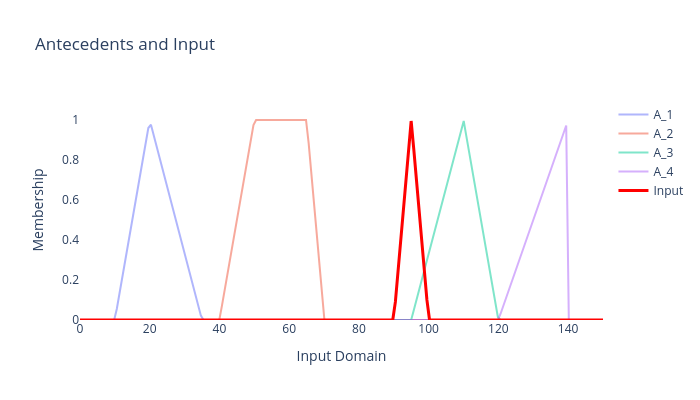
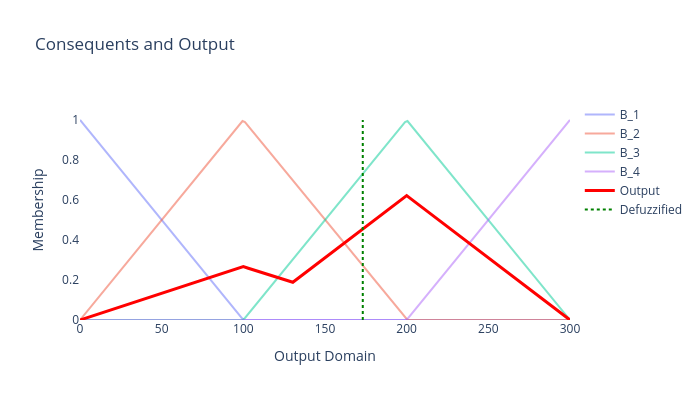

Source (notebook cell) for these figures, in order:
### Code cell
from pathlib import Path

save_dir = Path(".")

figs_ant, fig_cons = plot_results(rule_base_1d, input_list_1d, output_1d, U_1d, y_crisp_1d)

figs_ant[0].write_image(save_dir / "antecedents_input.pdf")
fig_cons.write_image(save_dir / "consequents_output.pdf")
print("Saved: antecedents_input.pdf, consequents_output.pdf")

### Figure 1 — Plotly figure (JSON) as saved in the notebook; plotly's stock layout.template omitted (floating-point values rounded to 4 significant figures; data arrays with more than 128 entries replaced by an {"elided": "..."} marker saying what was removed)
{"data": [{"line": {"width": 2}, "mode": "lines", "name": "A_1", "opacity": 0.5, "type": "scatter", "x": {"elided": "200 float values"}, "y": {"elided": "200 float values"}}, {"line": {"width": 2}, "mode": "lines", "name": "A_2", "opacity": 0.5, "type": "scatter", "x": {"elided": "200 float values"}, "y": {"elided": "200 float values"}}, {"line": {"width": 2}, "mode": "lines", "name": "A_3", "opacity": 0.5, "type": "scatter", "x": {"elided": "200 float values"}, "y": {"elided": "200 float values"}}, {"line": {"width": 2}, "mode": "lines", "name": "A_4", "opacity": 0.5, "type": "scatter", "x": {"elided": "200 float values"}, "y": {"elided": "200 float values"}}, {"line": {"color": "red", "width": 3}, "mode": "lines", "name": "Input", "type": "scatter", "x": {"elided": "200 float values"}, "y": {"elided": "200 float values"}}], "layout": {"height": 400, "paper_bgcolor": "white", "plot_bgcolor": "white", "showlegend": true, "title": {"text": "Antecedents and Input"}, "width": 700, "xaxis": {"showgrid": false, "title": {"text": "Input Domain"}, "zeroline": false}, "yaxis": {"range": [0, 1.1], "showgrid": false, "title": {"text": "Membership"}, "zeroline": false}}}

### Figure 2 — Plotly figure (JSON) as saved in the notebook; plotly's stock layout.template omitted (floating-point values rounded to 4 significant figures; data arrays with more than 128 entries replaced by an {"elided": "..."} marker saying what was removed)
{"data": [{"line": {"width": 2}, "mode": "lines", "name": "B_1", "opacity": 0.5, "type": "scatter", "x": {"elided": "200 float values"}, "y": {"elided": "200 float values"}}, {"line": {"width": 2}, "mode": "lines", "name": "B_2", "opacity": 0.5, "type": "scatter", "x": {"elided": "200 float values"}, "y": {"elided": "200 float values"}}, {"line": {"width": 2}, "mode": "lines", "name": "B_3", "opacity": 0.5, "type": "scatter", "x": {"elided": "200 float values"}, "y": {"elided": "200 float values"}}, {"line": {"width": 2}, "mode": "lines", "name": "B_4", "opacity": 0.5, "type": "scatter", "x": {"elided": "200 float values"}, "y": {"elided": "200 float values"}}, {"line": {"color": "red", "width": 3}, "mode": "lines", "name": "Output", "type": "scatter", "x": [0.0, 3.03, 6.061, 9.091, 12.12, 15.15, 18.18, 21.21, 24.24, 27.27, 30.3, 33.33, 36.36, 39.39, 42.42, 45.45, 48.48, 51.52, 54.55, 57.58, 60.61, 63.64, 66.67, 69.7, 72.73, 75.76, 78.79, 81.82, 84.85, 87.88, 90.91, 93.94, 96.97, 100.0, 103.0, 106.1, 109.1, 112.1, 115.2, 118.2, 121.2, 124.2, 127.3, 130.3, 133.3, 136.4, 139.4, 142.4, 145.5, 148.5, 151.5, 154.5, 157.6, 160.6, 163.6, 166.7, 169.7, 172.7, 175.8, 178.8, 181.8, 184.8, 187.9, 190.9, 193.9, 197.0, 200.0, 203.0, 206.1, 209.1, 212.1, 215.2, 218.2, 221.2, 224.2, 227.3, 230.3, 233.3, 236.4, 239.4, 242.4, 245.5, 248.5, 251.5, 254.5, 257.6, 260.6, 263.6, 266.7, 269.7, 272.7, 275.8, 278.8, 281.8, 284.8, 287.9, 290.9, 293.9, 297.0, 300.0], "y": [0.0, 0.008081, 0.01616, 0.02424, 0.03232, 0.0404, 0.04848, 0.05657, 0.06465, 0.07273, 0.08081, 0.08889, 0.09697, 0.1051, 0.1131, 0.1212, 0.1293, 0.1374, 0.1455, 0.1535, 0.1616, 0.1697, 0.1778, 0.1859, 0.1939, 0.202, 0.2101, 0.2182, 0.2263, 0.2343, 0.2424, 0.2505, 0.2586, 0.2667, 0.2586, 0.2505, 0.2424, 0.2343, 0.2263, 0.2182, 0.2101, 0.202, 0.1939, 0.1886, 0.2074, 0.2263, 0.2451, 0.264, 0.2828, 0.3017, 0.3205, 0.3394, 0.3582, 0.3771, 0.396, 0.4148, 0.4337, 0.4525, 0.4714, 0.4902, 0.5091, 0.5279, 0.5468, 0.5657, 0.5845, 0.6034, 0.6222, 0.6034, 0.5845, 0.5657, 0.5468, 0.5279, 0.5091, 0.4902, 0.4714, 0.4525, 0.4337, 0.4148, 0.396, 0.3771, 0.3582, 0.3394, 0.3205, 0.3017, 0.2828, 0.264, 0.2451, 0.2263, 0.2074, 0.1886, 0.1697, 0.1508, 0.132, 0.1131, 0.09428, 0.07542, 0.05657, 0.03771, 0.01886, 0.0]}, {"line": {"color": "green", "dash": "dot", "width": 2}, "mode": "lines", "name": "Defuzzified", "type": "scatter", "x": [173.1, 173.1], "y": [0, 1]}], "layout": {"height": 400, "paper_bgcolor": "white", "plot_bgcolor": "white", "showlegend": true, "title": {"text": "Consequents and Output"}, "width": 700, "xaxis": {"showgrid": false, "title": {"text": "Output Domain"}, "zeroline": false}, "yaxis": {"range": [0, 1.1], "showgrid": false, "title": {"text": "Membership"}, "zeroline": false}}}
